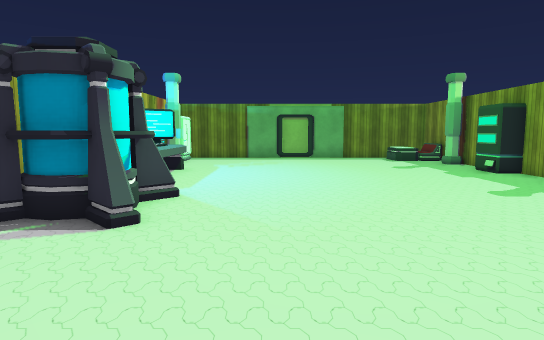
[1] (above)

15 first-person views from a walk through a 3-D level made in the Unity game engine. The camera is 1.4 m above the floor, tilts 6° down and sees 75° across. The floor is counted in squares, 1 m on a side. Each view is taken from the middle of a square. On the plan, view 1 faces up. The plan holds only what a view shows up to about 15 squares ahead; the rest is blank. The place goes on beyond the plan. The player character is not drawn. Door leaves are left out, so doorways stand open. Some surface patterns are stand-ins.

[2]
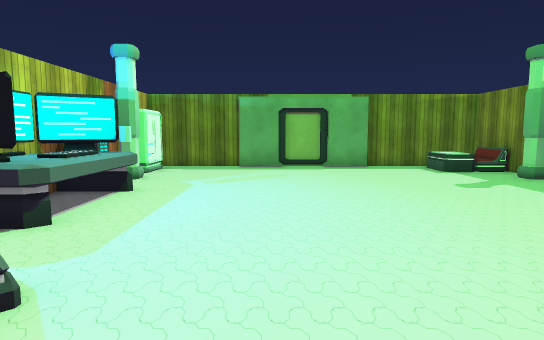

[3]
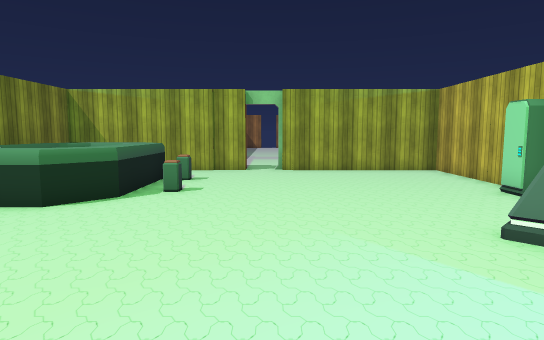

[4]
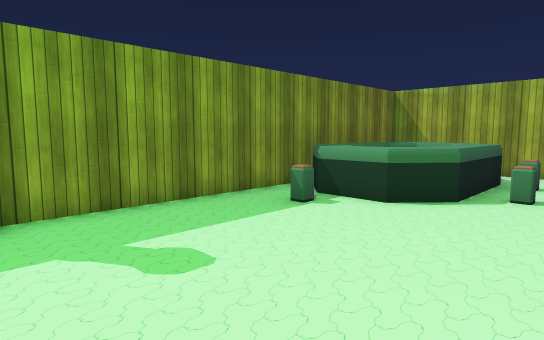

[5]
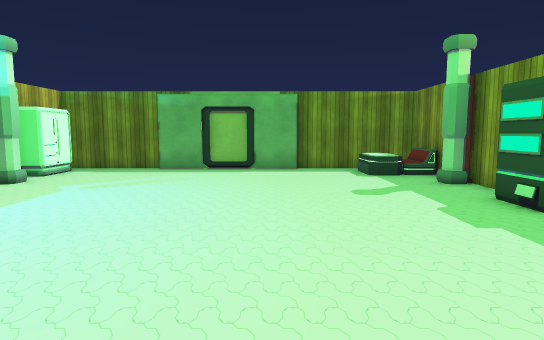

[6]
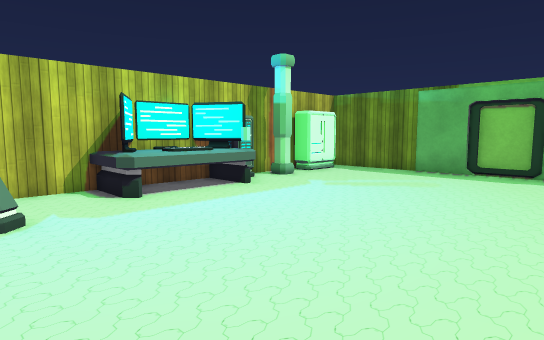

[7]
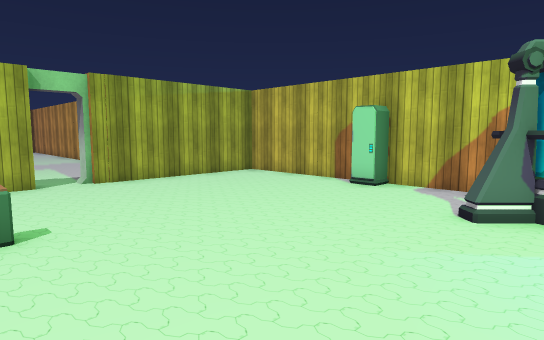

[8]
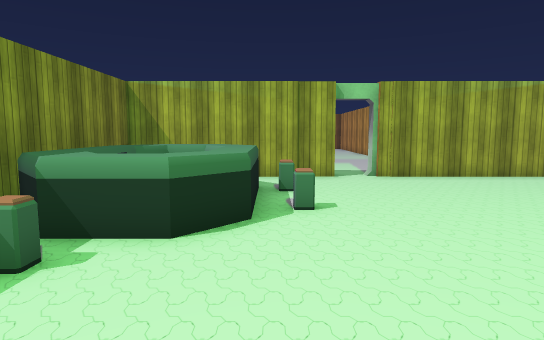

[9]
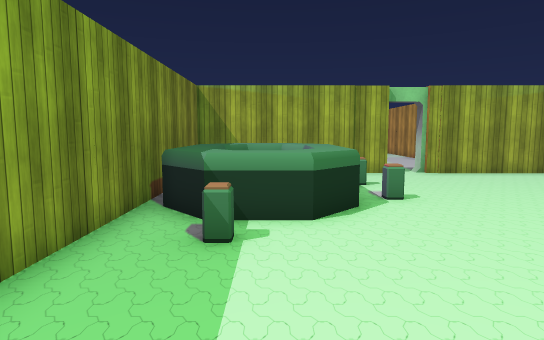

[10]
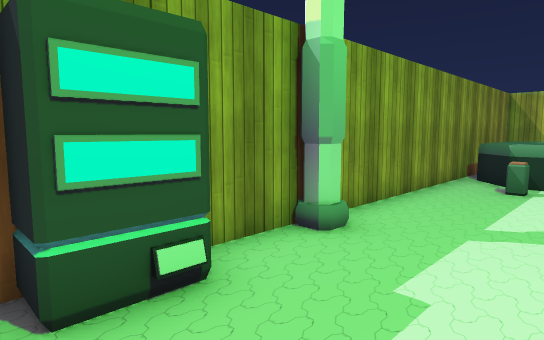

[11]
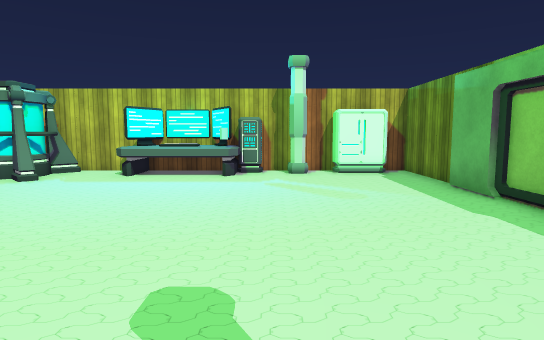

[12]
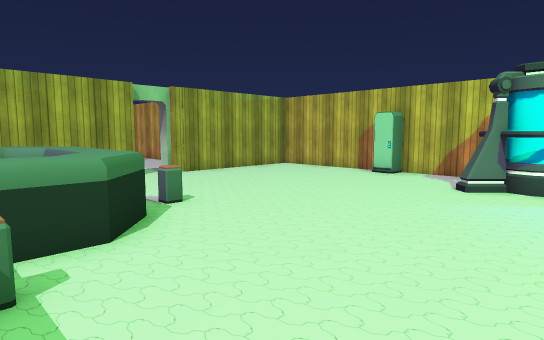

[13]
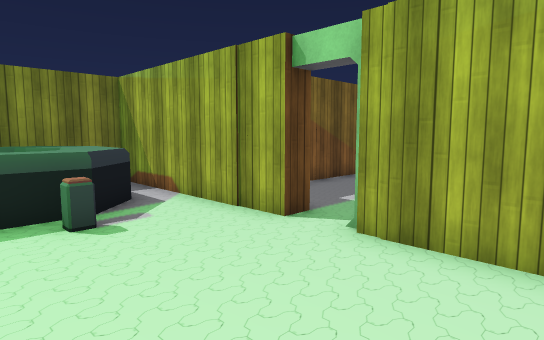

[14]
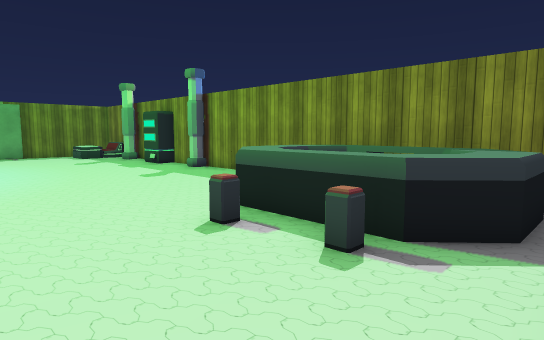

[15]
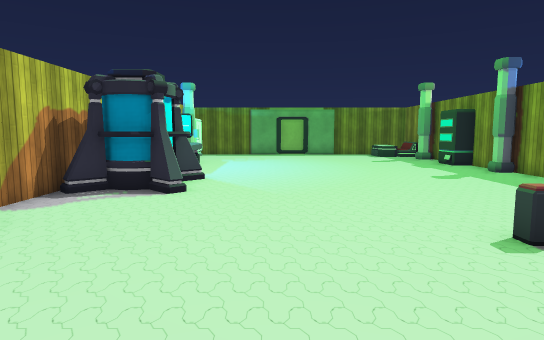

### Floor plan
Key: @ floor where view 1 was taken; # wall or solid block; . floor; D open door; C cabinet; T table; P pillar; S stool; O other object.
Columns run from 5 left of view 1 to 9 right of it. Each row starts with its distance up from view 1.
 20 ###############
 19 #...........  #
 18 C...........T #
 17 #.............#
 16 #P...........P#
 15 #.............#
 14 OO............#
 13 OO...........O#
 12 OO...........O#
 11 OO............#
 10 OO...........P#
  9 #.............#
  8 #OO...........#
  7 ###O..........#
  6 ##O...........#
  5 #.............#
  4 #...........S.#
  3 #.........TTT.#
  2 C.........TTTT#
  1 #.......S.T TT#
  0 #....@....T TT#
 -1 #........STTTT#
 -2 #.........TTT #
 -3 #.....DD..... #
 -4 #####DDDD#####
 -5       ...

Where each view was taken, in squares from view 1:
view 1: 0 up, 0 right, facing up
view 2: 5 up, 0 right, facing up
view 3: 10 up, 1 right, facing down
view 4: 10 up, 2 right, facing down-right
view 5: 6 up, 3 right, facing up
view 6: 7 up, 4 right, facing up-left
view 7: 7 up, 4 right, facing down-left
view 8: 8 up, 4 right, facing down
view 9: 9 up, 6 right, facing down
view 10: 14 up, 5 right, facing down-right
view 11: 15 up, 8 right, facing left
view 12: 8 up, 7 right, facing down-left
view 13: 1 up, 2 left, facing down-right
view 14: 3 down, 0 right, facing up-right
view 15: 3 down, 0 right, facing up
